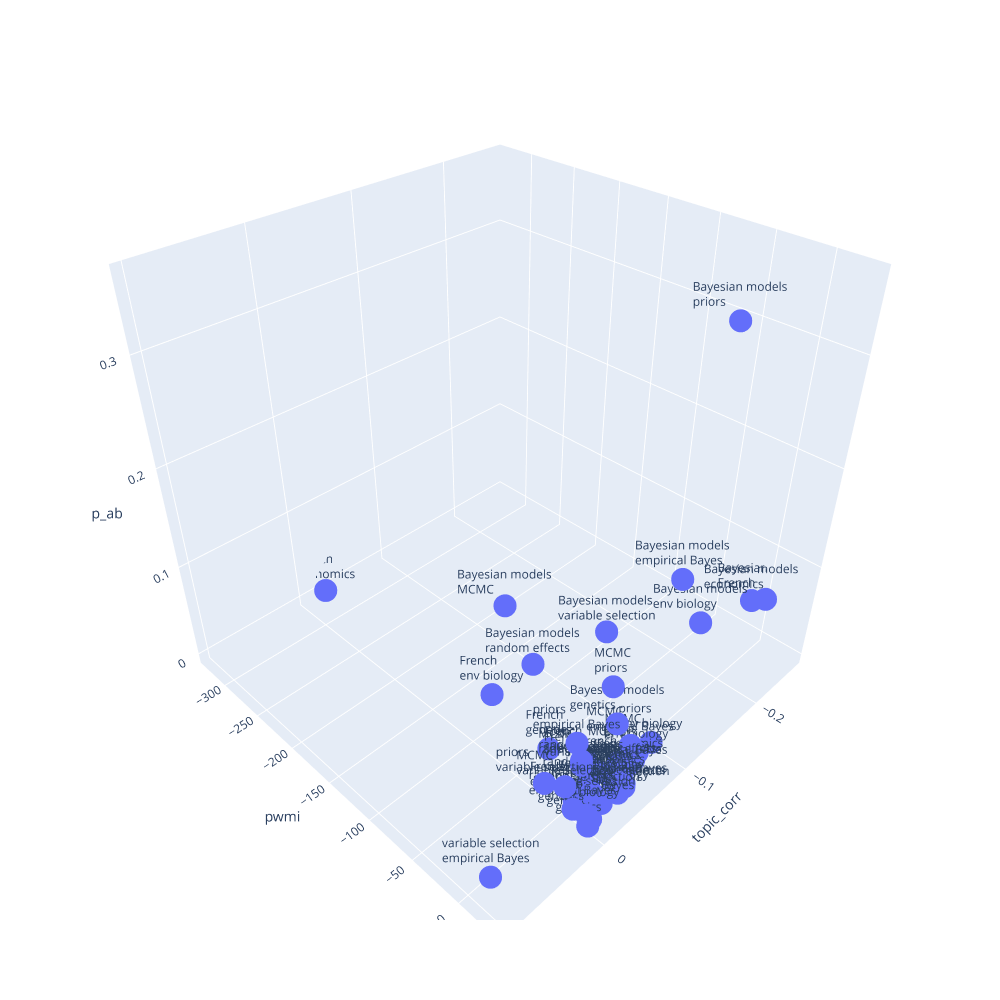

Notebook source saved alongside this figure:
### Code cell
px.scatter_3d(topic_pairs, 'topic_corr', 'pwmi', 'p_ab', text=labels, height=1000, width=1000)

### Figure 1 — Plotly figure (JSON) as saved in the notebook; plotly's stock layout.template omitted (floating-point values rounded to 4 significant figures)
{"data": [{"hovertemplate": "topic_corr=%{x}<br>pwmi=%{y}<br>p_ab=%{z}<br>text=%{text}<extra></extra>", "legendgroup": "", "marker": {"color": "#636efa", "symbol": "circle"}, "mode": "markers+text", "name": "", "scene": "scene", "showlegend": false, "text": ["Bayesian models<br>French", "Bayesian models<br>MCMC", "Bayesian models<br>priors", "Bayesian models<br>economics", "Bayesian models<br>random effects", "Bayesian models<br>variable selection", "Bayesian models<br>empirical Bayes", "Bayesian models<br>env biology", "Bayesian models<br>genetics", "French<br>MCMC", "French<br>priors", "French<br>economics", "French<br>random effects", "French<br>variable selection", "French<br>empirical Bayes", "French<br>env biology", "French<br>genetics", "MCMC<br>priors", "MCMC<br>economics", "MCMC<br>random effects", "MCMC<br>variable selection", "MCMC<br>empirical Bayes", "MCMC<br>env biology", "MCMC<br>genetics", "priors<br>economics", "priors<br>random effects", "priors<br>variable selection", "priors<br>empirical Bayes", "priors<br>env biology", "priors<br>genetics", "economics<br>random effects", "economics<br>variable selection", "economics<br>empirical Bayes", "economics<br>env biology", "economics<br>genetics", "random effects<br>variable selection", "random effects<br>empirical Bayes", "random effects<br>env biology", "random effects<br>genetics", "variable selection<br>empirical Bayes", "variable selection<br>env biology", "variable selection<br>genetics", "empirical Bayes<br>env biology", "empirical Bayes<br>genetics", "env biology<br>genetics"], "type": "scatter3d", "x": [-0.2572, 0.06932, -0.1428, -0.2241, 0.0458, -0.02779, -0.1141, -0.1481, -0.04977, -0.0342, -0.01107, -0.02199, -0.04025, -0.0382, -0.004168, -0.03918, -0.02954, -0.03657, -0.05511, -0.0006772, 0.01669, -0.05794, -0.06718, -0.01236, -0.06386, -0.0003782, 0.03823, 0.004493, -0.08409, -0.05102, -0.03603, -0.03825, -0.03984, -0.03297, -0.02812, -0.004901, 0.01522, -0.03422, -0.0402, 0.09797, -0.01332, 0.00525, -0.0415, 0.001965, 0.007242], "y": [2.755, 5.177, 6.038, 7.0, 6.826, 6.583, 6.614, 6.726, 6.817, 4.862, 11.95, -328.2, -11.37, -4.466, 6.687, -118.2, -43.24, 9.798, 7.561, 14.08, 14.16, 15.17, 15.74, 17.9, 15.57, 14.19, 13.44, 12.98, 16.33, 18.85, 28.19, 23.92, 25.8, 25.39, 0, 21.68, 21.82, 25.48, 15.84, 20.7, 25.36, 26.76, 24.54, 28.35, 30.25], "z": [0.04765, 0.2489, 0.3592, 0.0697, 0.1856, 0.1643, 0.1593, 0.09388, 0.05477, 0.01067, 0.02063, 0.0007112, 0.003556, 0.004267, 0.00569, 0.001422, 0.002134, 0.1067, 0.006401, 0.05548, 0.04694, 0.03058, 0.01494, 0.01565, 0.009246, 0.06046, 0.06899, 0.0825, 0.01351, 0.01565, 0.0128, 0.00569, 0.006401, 0.004979, 0, 0.02703, 0.02703, 0.01636, 0.003556, 0.02987, 0.01067, 0.01565, 0.007824, 0.009246, 0.007824]}], "layout": {"height": 1000, "legend": {"tracegroupgap": 0}, "margin": {"t": 60}, "scene": {"domain": {"x": [0, 1], "y": [0, 1]}, "xaxis": {"title": {"text": "topic_corr"}}, "yaxis": {"title": {"text": "pwmi"}}, "zaxis": {"title": {"text": "p_ab"}}}, "width": 1000}}
